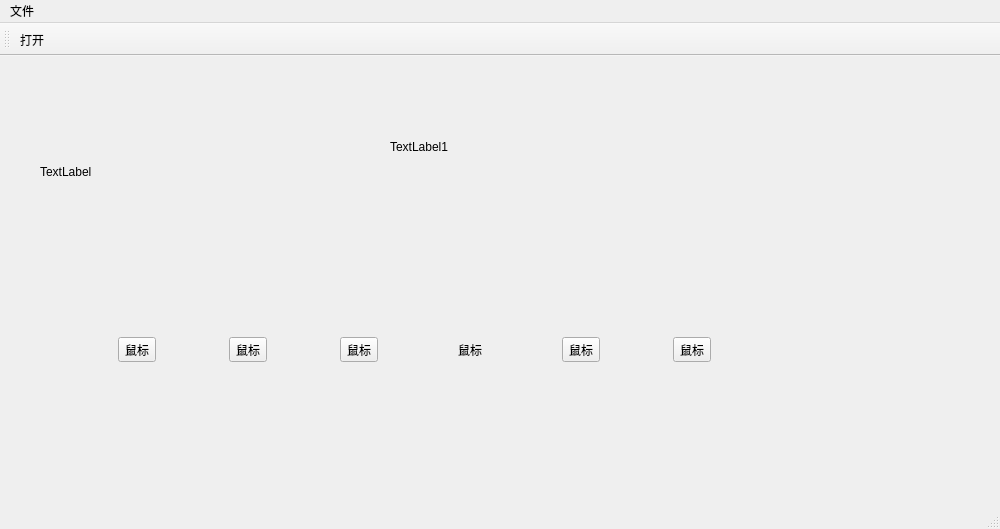
<?xml version="1.0" encoding="UTF-8"?>
<ui version="4.0">
 <class>MainWindow</class>
 <widget class="QMainWindow" name="MainWindow">
  <property name="geometry">
   <rect>
    <x>0</x>
    <y>0</y>
    <width>1000</width>
    <height>529</height>
   </rect>
  </property>
  <property name="windowTitle">
   <string>MainWindow</string>
  </property>
  <widget class="QWidget" name="centralWidget">
   <widget class="QWidget" name="layoutWidget">
    <property name="geometry">
     <rect>
      <x>40</x>
      <y>240</y>
      <width>751</width>
      <height>108</height>
     </rect>
    </property>
    <layout class="QHBoxLayout" name="horizontalLayout">
     <item>
      <widget class="QToolButton" name="toolButton_2">
       <property name="text">
        <string>鼠标</string>
       </property>
       <property name="icon">
        <iconset>
         <normaloff>:/icon/iconImg/2.png</normaloff>:/icon/iconImg/2.png</iconset>
       </property>
       <property name="iconSize">
        <size>
         <width>100</width>
         <height>100</height>
        </size>
       </property>
       <property name="toolButtonStyle">
        <enum>Qt::ToolButtonFollowStyle</enum>
       </property>
      </widget>
     </item>
     <item>
      <widget class="QToolButton" name="toolButton_3">
       <property name="text">
        <string>鼠标</string>
       </property>
       <property name="icon">
        <iconset>
         <normaloff>:/icon/iconImg/2.png</normaloff>:/icon/iconImg/2.png</iconset>
       </property>
       <property name="iconSize">
        <size>
         <width>100</width>
         <height>100</height>
        </size>
       </property>
       <property name="toolButtonStyle">
        <enum>Qt::ToolButtonFollowStyle</enum>
       </property>
      </widget>
     </item>
     <item>
      <widget class="QToolButton" name="toolButton_1">
       <property name="text">
        <string>鼠标</string>
       </property>
       <property name="icon">
        <iconset>
         <normaloff>:/icon/iconImg/2.png</normaloff>:/icon/iconImg/2.png</iconset>
       </property>
       <property name="iconSize">
        <size>
         <width>100</width>
         <height>100</height>
        </size>
       </property>
       <property name="toolButtonStyle">
        <enum>Qt::ToolButtonFollowStyle</enum>
       </property>
      </widget>
     </item>
     <item>
      <widget class="QToolButton" name="toolButton_4">
       <property name="text">
        <string>鼠标</string>
       </property>
       <property name="icon">
        <iconset>
         <normaloff>:/icon/iconImg/2.png</normaloff>:/icon/iconImg/2.png</iconset>
       </property>
       <property name="iconSize">
        <size>
         <width>100</width>
         <height>100</height>
        </size>
       </property>
       <property name="toolButtonStyle">
        <enum>Qt::ToolButtonFollowStyle</enum>
       </property>
       <property name="autoRaise">
        <bool>true</bool>
       </property>
      </widget>
     </item>
     <item>
      <widget class="QToolButton" name="toolButton_5">
       <property name="text">
        <string>鼠标</string>
       </property>
       <property name="icon">
        <iconset>
         <normaloff>:/icon/iconImg/2.png</normaloff>:/icon/iconImg/2.png</iconset>
       </property>
       <property name="iconSize">
        <size>
         <width>100</width>
         <height>100</height>
        </size>
       </property>
       <property name="toolButtonStyle">
        <enum>Qt::ToolButtonFollowStyle</enum>
       </property>
      </widget>
     </item>
     <item>
      <widget class="QToolButton" name="toolButton_6">
       <property name="text">
        <string>鼠标</string>
       </property>
       <property name="icon">
        <iconset>
         <normaloff>:/icon/iconImg/2.png</normaloff>:/icon/iconImg/2.png</iconset>
       </property>
       <property name="iconSize">
        <size>
         <width>100</width>
         <height>100</height>
        </size>
       </property>
       <property name="toolButtonStyle">
        <enum>Qt::ToolButtonFollowStyle</enum>
       </property>
      </widget>
     </item>
    </layout>
   </widget>
   <widget class="QLabel" name="label">
    <property name="enabled">
     <bool>true</bool>
    </property>
    <property name="geometry">
     <rect>
      <x>40</x>
      <y>40</y>
      <width>161</width>
      <height>151</height>
     </rect>
    </property>
    <property name="text">
     <string>TextLabel</string>
    </property>
   </widget>
   <widget class="QLabel" name="label_2">
    <property name="geometry">
     <rect>
      <x>390</x>
      <y>10</y>
      <width>291</width>
      <height>161</height>
     </rect>
    </property>
    <property name="text">
     <string>TextLabel1</string>
    </property>
   </widget>
  </widget>
  <widget class="QMenuBar" name="menuBar">
   <property name="geometry">
    <rect>
     <x>0</x>
     <y>0</y>
     <width>1000</width>
     <height>23</height>
    </rect>
   </property>
   <widget class="QMenu" name="menufile">
    <property name="title">
     <string>文件</string>
    </property>
    <addaction name="actionopen"/>
   </widget>
   <addaction name="menufile"/>
  </widget>
  <widget class="QToolBar" name="mainToolBar">
   <attribute name="toolBarArea">
    <enum>TopToolBarArea</enum>
   </attribute>
   <attribute name="toolBarBreak">
    <bool>false</bool>
   </attribute>
   <addaction name="actionopen"/>
  </widget>
  <widget class="QStatusBar" name="statusBar"/>
  <action name="actionopen">
   <property name="text">
    <string>打开</string>
   </property>
  </action>
 </widget>
 <layoutdefault spacing="6" margin="11"/>
 <resources/>
 <connections/>
</ui>
